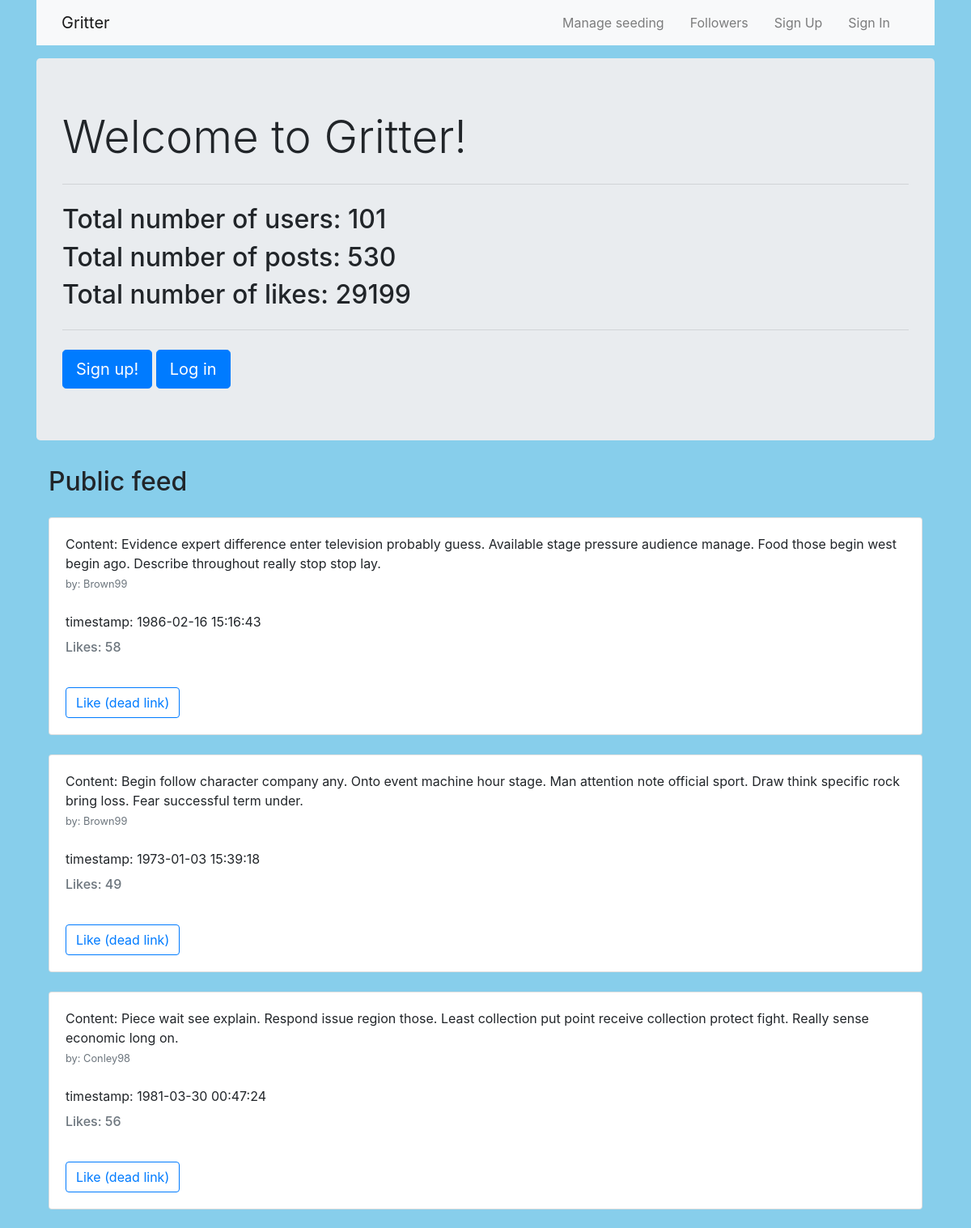
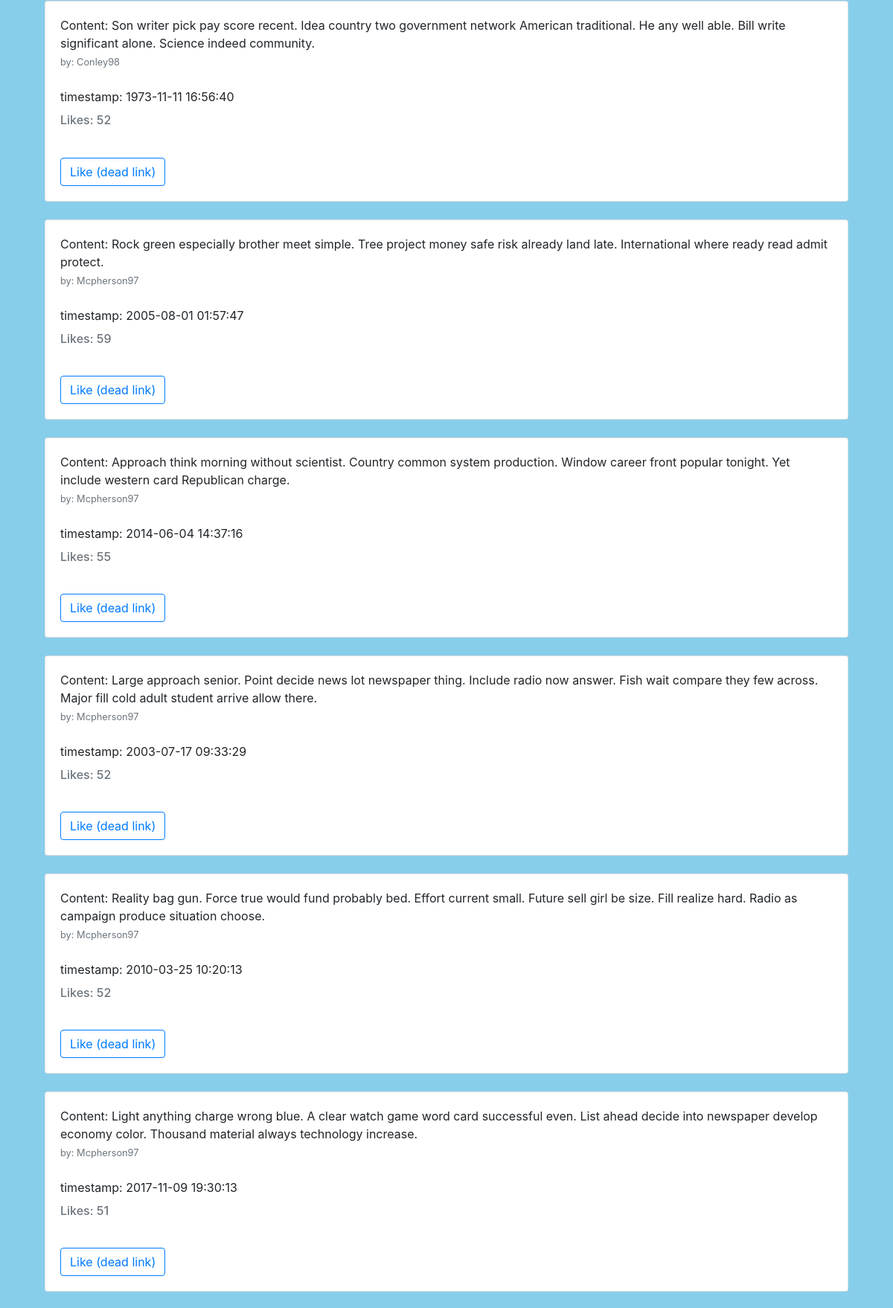
The page / (upper part) on the database its author committed (2 pictures, top to bottom).
### project/models.py (models this page shows, shortened)
class User(UserMixin, db.Model):
    id = db.Column(db.Integer, primary_key=True)
    username = db.Column(db.String(50), unique=True, nullable=False)
    password = db.Column(db.String(128), nullable=False)
    email = db.Column(db.String(100), unique=True, nullable=False)
    posts = db.relationship('Post', backref ='author', lazy='dynamic')
    followed = db.relationship(
        'User', secondary=followers,
        primaryjoin=(followers.c.follower_id == id),
        secondaryjoin=(followers.c.followed_id == id),
        backref=db.backref('followers', lazy='dynamic'), lazy='dynamic')

class Post(db.Model):
    id = db.Column(db.Integer, primary_key=True)
    content = db.Column(db.Text)
    like_count = db.Column(db.Integer, default=0)
    timestamp = db.Column(db.DateTime, index=True, default=datetime.utcnow)
    user_id = db.Column(db.Integer, db.ForeignKey('user.id'))

### project/routes.py (the view)
@app.route('/', methods= ['GET'])
def default():
    context = {}
    num_likes = len(Like.query.all())
    context['num_likes'] = num_likes
    num_posts = len(Post.query.all())
    context['num_posts'] = num_posts
    num_users = len(User.query.all())
    context['num_users'] = num_users
    all_posts = get_all_posts_with_like_counts()
    context['posts'] = all_posts
    return render_template('home.html', context=context)

### project/db_queries.py (called while the page is built)
def get_username_by_id(user_id):
    username = User.query.filter(User.id == user_id).first()
    return username

def get_all_posts_with_like_counts():
    result = []
    posts = Post.query.order_by(Post.id.desc()).all()
    for post in posts:
        post_dict = {}
        post_dict['post'] = post
        user = get_username_by_id(post.user_id)
        if user is None:
            post_dict['author'] = 'user not found'
        else:
            post_dict['author'] = user.username
        num_likes = len(Like.query.filter(Like.post_id == post.id).all())
        post_dict['num_likes'] = num_likes
        result.append(post_dict)
    return result

### project/templates/home.html
{% extends "layout.html" %}
{% block content %}
    <div class="container">
        <div class="jumbotron bg-lt">
            <h1 class="display-4">Welcome to Gritter!</h1>
            <hr class="my-4">
                 {% if context %}
                    <h2>Total number of users: {{ context.num_users }}</h2>
                    <h2>Total number of posts: {{ context.num_posts }}</h2>
                    <h2>Total number of likes: {{ context.num_likes }}</h2>
                {% endif %}
            <hr class="my-4">
            <a class="btn btn-primary btn-lg" href="{{ url_for('signup') }}" role="button">Sign up!</a>
            <a class="btn btn-primary btn-lg" href="{{ url_for('signin') }}" role="button">Log in</a>
        </div>
    <div class="container">
        <h2>Public feed</h2>
        {% for post_dict in context.posts %}
            <div class="card mt-4">
                <div class="card-body">
                    <p class="card-text">
                        Content: {{ post_dict.post.content }}
                        <br>
                        <small class="text-muted">by: {{ post_dict.author }}</small>
                        <br>
                        <br>
                        timestamp: {{ post_dict.post.timestamp }}
                        <br>
                        <h6 class="card-subtitle text-muted">Likes: {{ post_dict.num_likes }} </h6>
                    </p>
                    <br>
                    <a class="btn btn-outline-primary" href="#">Like (dead link)</a>
                </div>
            </div>
        {% endfor %}
    </div>
{% endblock content %}

### project/templates/layout.html (shortened to what this page needs)
<!DOCTYPE html>
<html>
	<head>
    {% block head %}
        <link rel="stylesheet" href="https://cdn.jsdelivr.net/npm/bootstrap@4.5.3/dist/css/bootstrap.min.css">
		<link rel="stylesheet" href="{{ url_for('static', filename='style.css') }}" />
    {% endblock %}
	</head>
	<body text="#2d7051">
        <div class="container">
            <nav class="navbar navbar-expand-md bg-light navbar-light fixed-left">
              <div class="container">
                {% if current_user.is_anonymous  %}
                    <a class="navbar-brand mr-4" href="{{ url_for('home') }}">Gritter</a>
                {% else %}
                    <a class="navbar-brand mr-4" href="{{ url_for('user_home') }}">Gritter</a>
                {% endif %}
                <div class="collapse navbar-collapse" id="navbarToggle">
                  <div class="navbar-nav ml-auto">
                    <a class="nav-item nav-link mr-3 ml-auto" href="{{ url_for('manage_seeding') }}">Manage seeding</a>
                    <a class="nav-item nav-link mr-3 ml-auto" href="{{ url_for('user', username=username) }}">Followers</a>
                    {% if current_user.is_anonymous  %}
                    <a class="nav-item nav-link mr-3 ml-auto" href="{{ url_for('signup') }}">Sign Up</a>
                    <a class="nav-item nav-link mr-3 ml-auto" href="{{ url_for('signin') }}">Sign In</a>
                    {% else %}
                    <a class="nav-item nav-link mr-3 ml-auto" href="{{ url_for('signout') }}">Sign Out</a>
                    {% endif %}
                  </div>
                </div>
              </div>
            </nav>
        </div>
        <div class="container pt-2">
            <div class="container pt-2">
        </div>
        </div>
        {% block content %}
        {% endblock %}
	</body>
</html>

### project/static/styles/style.css (style rules this page uses)
body { background-color: #87CEEB; }

### rows shown on the page
User: post.content "Evidence expert difference enter television probably guess. Available stage pressure audience manage. Food those begin west begin ago. Describe throughout really stop stop lay.", author "Brown99", post.timestamp "1986-02-16 15:16:43", num_likes "58", post.content "Begin follow character company any. Onto event machine hour stage. Man attention note official sport. Draw think specific rock bring loss. Fear successful term under.", post.timestamp "1973-01-03 15:39:18", num_likes "49"
User: post.content "Piece wait see explain. Respond issue region those. Least collection put point receive collection protect fight. Really sense economic long on.", author "Conley98", post.timestamp "1981-03-30 00:47:24", num_likes "56", post.content "Son writer pick pay score recent. Idea country two government network American traditional. He any well able. Bill write significant alone. Science indeed community.", post.timestamp "1973-11-11 16:56:40", num_likes "52"
User: post.content "Rock green especially brother meet simple. Tree project money safe risk already land late. International where ready read admit protect.", author "Mcpherson97", post.timestamp "2005-08-01 01:57:47", num_likes "59", post.content "Approach think morning without scientist. Country common system production. Window career front popular tonight. Yet include western card Republican charge.", post.timestamp "2014-06-04 14:37:16", num_likes "55", post.content "Large approach senior. Point decide news lot newspaper thing. Include radio now answer. Fish wait compare they few across. Major fill cold adult student arrive allow there.", post.timestamp "2003-07-17 09:33:29", num_likes "52", post.content "Reality bag gun. Force true would fund probably bed. Effort current small. Future sell girl be size. Fill realize hard. Radio as campaign produce situation choose.", post.timestamp "2010-03-25 10:20:13", post.content "Light anything charge wrong blue. A clear watch game word card successful even. List ahead decide into newspaper develop economy color. Thousand material always technology increase.", post.timestamp "2017-11-09 19:30:13", num_likes "51"

### other values the page prints
{{ context.num_users }} "101"
{{ context.num_posts }} "530"
{{ context.num_likes }} "29199"
